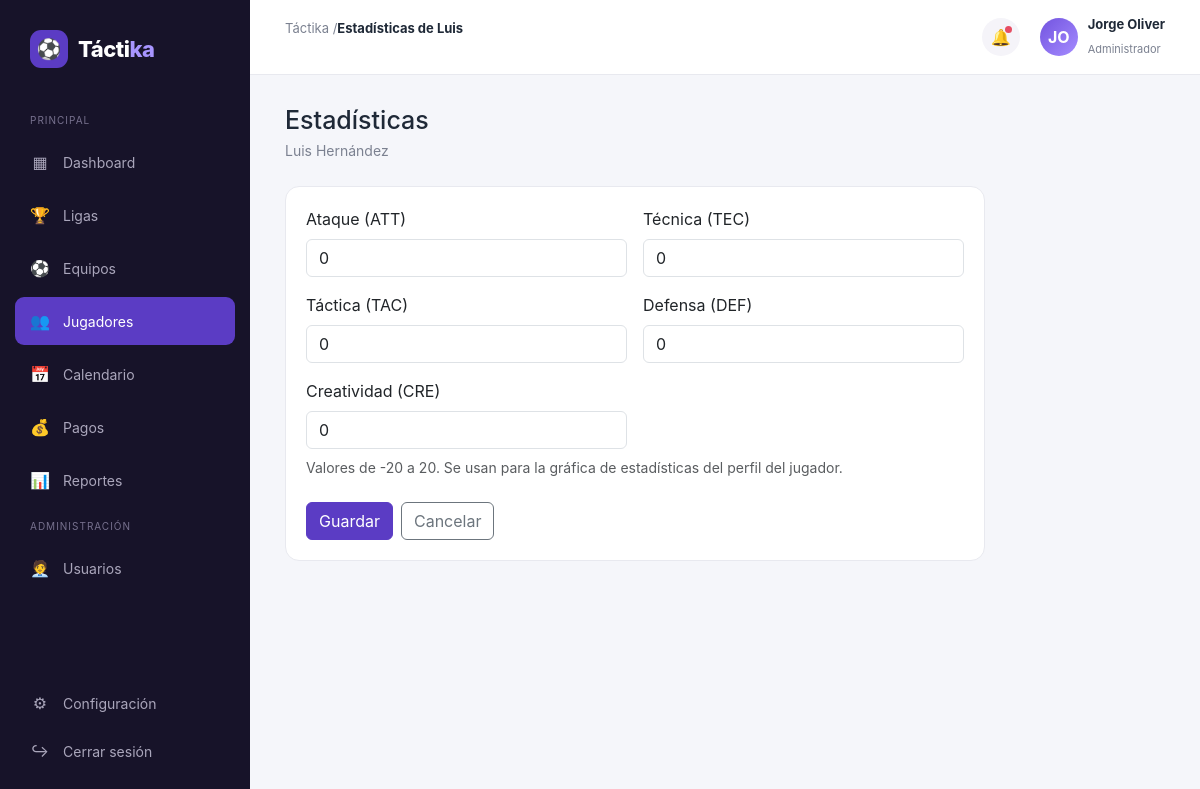
/public/jugadores/estadisticas/2 (signed in), run on the app's committed database.
### tables this page shows
CREATE TABLE IF NOT EXISTS jugadores (
    id INT AUTO_INCREMENT PRIMARY KEY,
    equipo_id INT NULL,
    nombre VARCHAR(100) NOT NULL,
    apellido VARCHAR(100) NOT NULL,
    posicion_id INT NULL,
    numero INT,
    fecha_nacimiento DATE NULL,
    telefono VARCHAR(20),
    email VARCHAR(150),
    foto VARCHAR(255),
    estado ENUM('activo', 'lesionado', 'inactivo') NOT NULL DEFAULT 'activo',
    capitan TINYINT(1) NOT NULL DEFAULT 0,
    created_at TIMESTAMP DEFAULT CURRENT_TIMESTAMP,
    FOREIGN KEY (equipo_id) REFERENCES equipos(id) ON DELETE SET NULL,
    FOREIGN KEY (posicion_id) REFERENCES cat_posiciones(id) ON DELETE SET NULL
);

CREATE TABLE IF NOT EXISTS cat_estadisticas (
    id INT AUTO_INCREMENT PRIMARY KEY,
    nombre VARCHAR(50) NOT NULL,
    abreviatura VARCHAR(10) NOT NULL,
    created_at TIMESTAMP DEFAULT CURRENT_TIMESTAMP
);

### app/controllers/JugadoresController.php (called while the page is built, shortened)
<?php
class JugadoresController extends Controller
{
    public function estadisticas(int $id): void
    {
        $jugadorModel = $this->model('Jugador');
        $estadisticaModel = $this->model('JugadorEstadistica');
        $jugador = $jugadorModel->find($id);
        $this->view('jugadores/estadisticas', [
            'titulo' => 'Estadísticas de ' . $jugador['nombre'],
            'activeMenu' => 'jugadores',
            'jugador' => $jugador,
            'estadisticas' => $estadisticaModel->porJugador($id),
        ]);
    }
}

### app/core/App.php (called while the page is built, shortened)
<?php
class App
{
    protected string $method = 'index';
    public function __construct()
    {
        $url = $this->parseUrl();
        if (!empty($url[0]) && file_exists(APP_PATH . '/controllers/' . ucfirst($url[0]) . 'Controller.php')) {
            unset($url[0]);
        }
        $controller = new $this->controllerName();
        if (!empty($url[1]) && method_exists($controller, $url[1])) {
            $this->method = $url[1];
            unset($url[1]);
        }
        $this->params = $url ? array_values($url) : [];
        call_user_func_array([$controller, $this->method], $this->params);
    }
    protected function parseUrl(): array
    {
        if (isset($_GET['url'])) {
            $url = rtrim($_GET['url'], '/');
            $url = filter_var($url, FILTER_SANITIZE_URL);
            return explode('/', $url);
        }
        return [];
    }
}

### public/index.php (called while the page is built, shortened)
<?php
spl_autoload_register(function ($class) {
    $paths = [
        APP_PATH . '/core/' . $class . '.php',
        APP_PATH . '/controllers/' . $class . '.php',
        APP_PATH . '/models/' . $class . '.php',
    ];
    foreach ($paths as $path) {
        if (file_exists($path)) {
            return;
        }
    }
});
new App();

### app/core/Database.php (called while the page is built)
<?php
class Database
{
    private static ?PDO $instance = null;
    public static function getConnection(): PDO
    {
        if (self::$instance === null) {
            $dsn = 'mysql:host=' . DB_HOST . ';dbname=' . DB_NAME . ';charset=' . DB_CHARSET;
            try {
                self::$instance = new PDO($dsn, DB_USER, DB_PASS, [
                    PDO::ATTR_ERRMODE => PDO::ERRMODE_EXCEPTION,
                    PDO::ATTR_DEFAULT_FETCH_MODE => PDO::FETCH_ASSOC,
                    PDO::ATTR_EMULATE_PREPARES => false,
                ]);
            } catch (PDOException $e) {
                die('Error de conexión a la base de datos: ' . $e->getMessage());
            }
        }
        return self::$instance;
    }
}

### app/core/Model.php (called while the page is built, shortened)
<?php
abstract class Model
{
    protected PDO $db;
    protected string $table;
    public function __construct()
    {
        $this->db = Database::getConnection();
    }
    public function find(int $id): ?array
    {
        $stmt = $this->db->prepare("SELECT * FROM {$this->table} WHERE id = :id LIMIT 1");
        $stmt->execute(['id' => $id]);
        $row = $stmt->fetch();
        return $row ?: null;
    }
}

### app/models/JugadorEstadistica.php (called while the page is built, shortened)
<?php
class JugadorEstadistica extends Model
{
    public function porJugador(int $jugadorId): array
    {
        $sql = "SELECT c.id AS estadistica_id, c.nombre, c.abreviatura,
                       COALESCE(je.valor, 0) AS valor
                FROM cat_estadisticas c
                LEFT JOIN jugador_estadisticas je
                    ON je.estadistica_id = c.id AND je.jugador_id = :jugador_id
                ORDER BY c.id ASC";
        $stmt = $this->db->prepare($sql);
        $stmt->execute(['jugador_id' => $jugadorId]);
        return $stmt->fetchAll();
    }
}

### app/views/jugadores/estadisticas.php (the view)
<div class="welcome">
    <h1>Estadísticas</h1>
    <p><?= htmlspecialchars($jugador['nombre'] . ' ' . $jugador['apellido']) ?></p>
</div>
<div class="card form-card">
    <form method="post" action="<?= BASE_URL ?>/jugadores/estadisticas/<?= $jugador['id'] ?>">
        <div class="row g-3">
            <?php foreach ($estadisticas as $e): ?>
                <div class="col-md-6">
                    <label class="form-label"><?= htmlspecialchars($e['nombre']) ?> (<?= htmlspecialchars($e['abreviatura']) ?>)</label>
                    <input type="number" name="valor[<?= $e['estadistica_id'] ?>]" class="form-control" min="-20" max="20" value="<?= (int) $e['valor'] ?>">
                </div>
            <?php endforeach; ?>
        </div>
        <div class="form-text mt-2">Valores de -20 a 20. Se usan para la gráfica de estadísticas del perfil del jugador.</div>
        <div class="mt-4 d-flex gap-2">
            <button type="submit" class="btn btn-primary">Guardar</button>
            <a href="<?= BASE_URL ?>/jugadores/detalle/<?= $jugador['id'] ?>" class="btn btn-outline-secondary">Cancelar</a>
        </div>
    </form>
</div>

### public/css/style.css (style rules this page uses)
:root { --primary: #5b3cc4; --primary-dark: #452c9c; --primary-light: #eee9ff; --background: #f5f6fa; --surface: #ffffff; --text: #1f2937; --muted: #7b8190; --success: #22a06b; --success-bg: #e8f7f0; --danger: #dc4c4c; --danger-bg: #fdecec; --warning: #d89b24; --warning-bg: #fff6df; --border: #e8e9ef; --sidebar-width: 250px; }
* { margin: 0; padding: 0; box-sizing: border-box; }
body { font-family: Inter, Arial, sans-serif; background: var(--background); color: var(--text); }
button { font-family: inherit; }
a { text-decoration: none; }
.welcome { margin-bottom: 25px; }
.welcome h1 { font-size: 25px; margin-bottom: 5px; }
.welcome p { color: var(--muted); font-size: 14px; }
.card { background: var(--surface); border: 1px solid var(--border); border-radius: 14px; padding: 20px; }
.form-card { max-width: 700px; }
.btn-primary { background: var(--primary); border-color: var(--primary); }

### data on the page
jugadores: nombre+apellido "Luis Hernández"
cat_estadisticas: nombre "Ataque", abreviatura "ATT", valor "0"
cat_estadisticas: nombre "Técnica", abreviatura "TEC", valor "0"
cat_estadisticas: nombre "Táctica", abreviatura "TAC", valor "0"
cat_estadisticas: nombre "Defensa", abreviatura "DEF", valor "0"
cat_estadisticas: nombre "Creatividad", abreviatura "CRE", valor "0"

### other printed values
APP_NAME "Táctika"
$titulo "Estadísticas de Luis"
substr($_SESSION['usuario_nombre'] ?? '', 0, 2) "JO"
$_SESSION['usuario_nombre'] "Jorge Oliver"
$_SESSION['usuario_rol'] "Administrador"
